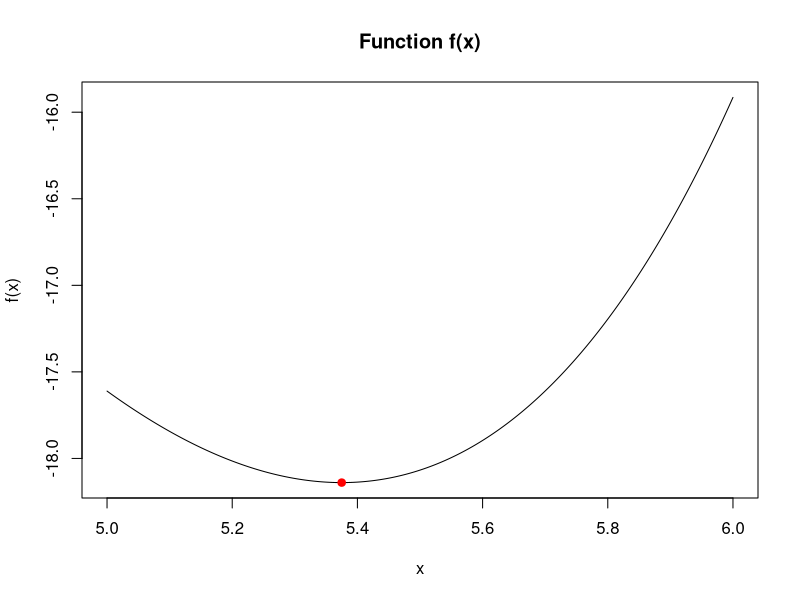

Reproduce this figure in R.
f <- function(x) exp(x - 3) - x^2

x <- seq(5, 6, by = 0.0001)
y <- f(x)

k <- which.min(y)
cat("min: x =", x[k], "\n")
cat("function value:", y[k], "\n")
cat("iterations:", length(x), "\n")

plot(x, y, type = "l", xlab = "x", ylab = "f(x)",
     main = "Function f(x)")
points(x[k], y[k], pch = 19, col = "red")
